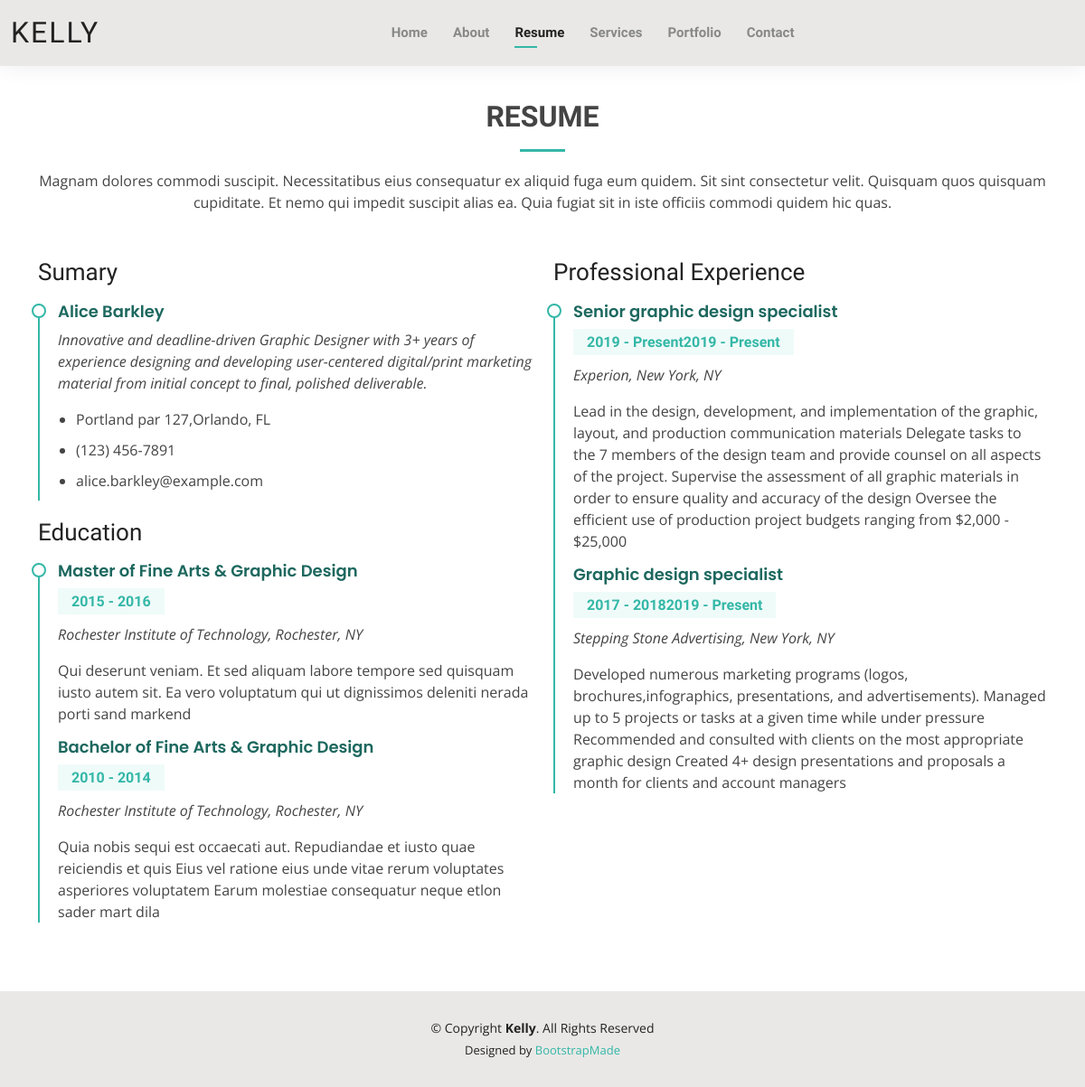
Screenshot of /resume/ with the database file from the repository.
### main/models.py (models this page shows, shortened)
class Summary(models.Model):
    id = models.AutoField(primary_key=True)
    person_name = models.CharField(max_length=50)
    about_person =  models.TextField()
    person_address = models.CharField(max_length=50)
    person_phone = models.CharField(max_length=50)
    person_email = models.EmailField(max_length=50)

class Education(models.Model):
    id = models.AutoField(primary_key=True)
    education_degree = models.CharField(max_length=50)
    education_year = models.CharField(max_length=50)
    education_university = models.CharField(max_length=50)
    about_education =  models.TextField()

class Experience(models.Model):
    id = models.AutoField(primary_key=True)
    experience_degree = models.CharField(max_length=50)
    experience_year = models.CharField(max_length=50)
    experience_university = models.CharField(max_length=50)
    about_experience  = models.TextField()

### main/views.py (the view)
# urls.py: path('resume/', views.resume,name='resume'),
def resume(request):
    summaries = Summary.objects.all()
    educations = Education.objects.all()
    experiences = Experience.objects.all()
    title = 'Resume'
    context = {
        'summaries':summaries,
        'educations':educations,
        'experiences':experiences,
        'title':title
    }
    return render(request,'resume.html',context)

### templates/resume.html
{% extends 'base.html' %}
{% load static %}
{% block content %}
<main id="main">
  <section id="resume" class="resume">
    <div class="container" data-aos="fade-up">
      <div class="section-title">
        <h2>Resume</h2>
        <p>Magnam dolores commodi suscipit. Necessitatibus eius consequatur ex aliquid fuga eum quidem. Sit sint consectetur velit. Quisquam quos quisquam cupiditate. Et nemo qui impedit suscipit alias ea. Quia fugiat sit in iste officiis commodi quidem hic quas.</p>
      </div>
      <div class="row">
        <div class="col-lg-6">
          <h3 class="resume-title">Sumary</h3>
          <div class="resume-item pb-0">
        {% for summary in summaries %}
            <h4>{{ summary.person_name }}</h4>
            <p><em>{{ summary.about_person }}</em></p>
            <p>
            <ul>
              <li>{{ summary.person_address }}</li>
              <li>{{ summary.person_phone }}</li>
              <li>{{ summary.person_email }}</li>
            </ul>
            </p>
        {% endfor %}
          </div>
          <h3 class="resume-title">Education</h3>
          <div class="resume-item">
        {% for education in educations %}
            <h4>{{ education.education_degree }}</h4>
            <h5>{{ education.education_year }}</h5>
            <p><em>{{ education.education_university }}</em></p>
            <p>{{ education.about_education }}</p>
        {% endfor %}
          </div>
        </div>
        <div class="col-lg-6">
          <h3 class="resume-title">Professional Experience</h3>
          <div class="resume-item">
          {% for experience in experiences %}
            <h4>{{ experience.experience_degree }}</h4>
            <h5>{{ experience.experience_year }}2019 - Present</h5>
            <p><em>{{ experience.experience_university }}</em></p>
            <p>
              {{ experience.about_experience }}
            </p>
          {% endfor %}
          </div>
        </div>
      </div>
    </div>
  </section>
</main>
{% endblock content %}

### static/css/style.css (style rules this page uses)
body { font-family: "Open Sans", sans-serif; color: #444444; }
h1, h2, h3, h4, h5, h6 { font-family: "Raleway", sans-serif; }
#main { margin-top: 50px; }
section { padding: 60px 0; }
.section-title { text-align: center; padding-bottom: 30px; }
.section-title h2 { font-size: 32px; font-weight: bold; text-transform: uppercase; margin-bottom: 20px; padding-bottom: 20px; position: relative; }
.section-title h2::after { content: ""; position: absolute; display: block; width: 50px; height: 3px; background: #34b7a7; bottom: 0; left: calc(50% - 25px); }
.section-title p { margin-bottom: 0; }
.resume .resume-title { font-size: 26px; font-weight: 400; margin-top: 20px; margin-bottom: 20px; color: #222222; }
.resume .resume-item { padding: 0 0 20px 20px; margin-top: -2px; border-left: 2px solid #34b7a7; position: relative; }
.resume .resume-item h4 { line-height: 18px; font-size: 18px; font-weight: 600; font-family: "Poppins", sans-serif; color: #1d685f; margin-bottom: 10px; }
.resume .resume-item h5 { font-size: 16px; background: #effbf9; padding: 5px 15px; display: inline-block; font-weight: 600; margin-bottom: 10px; color: #34b7a7; }
.resume .resume-item ul { padding-left: 20px; }
.resume .resume-item ul li { padding-bottom: 10px; }
.resume .resume-item:last-child { padding-bottom: 0; }
.resume .resume-item::before { content: ""; position: absolute; width: 16px; height: 16px; border-radius: 50px; left: -9px; top: 0; background: #fff; border: 2px solid #34b7a7; }

### rows the page displays
Summary: person_name "Alice Barkley", about_person "Innovative and deadline-driven Graphic Designer with 3+ years of experience designing and developing user-centered digital/print marketing material from initial concept to final, polished deliverable.", person_address "Portland par 127,Orlando, FL", person_phone "(123) 456-7891", person_email "alice.barkley@example.com"
Education: education_degree "Master of Fine Arts & Graphic Design", education_year "2015 - 2016", education_university "Rochester Institute of Technology, Rochester, NY", about_education "Qui deserunt veniam. Et sed aliquam labore tempore sed quisquam iusto autem sit. Ea vero voluptatum qui ut dignissimos deleniti nerada porti sand markend"
Education: education_degree "Bachelor of Fine Arts & Graphic Design", education_year "2010 - 2014", education_university "Rochester Institute of Technology, Rochester, NY", about_education "Quia nobis sequi est occaecati aut. Repudiandae et iusto quae reiciendis et quis Eius vel ratione eius unde vitae rerum voluptates asperiores voluptatem Earum molestiae consequatur neque etlon sader mart dila"
Experience: experience_degree "Senior graphic design specialist", experience_year "2019 - Present", experience_university "Experion, New York, NY", about_experience "Lead in the design, development, and implementation of the graphic, layout, and production communication materials Delegate tasks to the 7 members of the design team and provide counsel on all aspects of the project. Supervise the assessment of all graphic materials in order to ensure quality and accuracy of the design Oversee the efficient use of production project budgets ranging from $2,000 - $25,000"
Experience: experience_degree "Graphic design specialist", experience_year "2017 - 2018", experience_university "Stepping Stone Advertising, New York, NY", about_experience "Developed numerous marketing programs (logos, brochures,infographics, presentations, and advertisements). Managed up to 5 projects or tasks at a given time while under pressure Recommended and consulted with clients on the most appropriate graphic design Created 4+ design presentations and proposals a month for clients and account managers"
